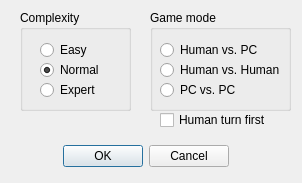
<?xml version="1.0" encoding="UTF-8"?>
<ui version="4.0">
 <class>SettingsDialog</class>
 <widget class="QDialog" name="SettingsDialog">
  <property name="geometry">
   <rect>
    <x>0</x>
    <y>0</y>
    <width>302</width>
    <height>183</height>
   </rect>
  </property>
  <property name="windowTitle">
   <string>Dialog</string>
  </property>
  <property name="modal">
   <bool>true</bool>
  </property>
  <widget class="QDialogButtonBox" name="buttonBox">
   <property name="geometry">
    <rect>
     <x>50</x>
     <y>140</y>
     <width>191</width>
     <height>32</height>
    </rect>
   </property>
   <property name="orientation">
    <enum>Qt::Orientation::Horizontal</enum>
   </property>
   <property name="standardButtons">
    <set>QDialogButtonBox::StandardButton::Cancel|QDialogButtonBox::StandardButton::Ok</set>
   </property>
   <property name="centerButtons">
    <bool>true</bool>
   </property>
  </widget>
  <widget class="QGroupBox" name="groupBox">
   <property name="geometry">
    <rect>
     <x>20</x>
     <y>10</y>
     <width>111</width>
     <height>101</height>
    </rect>
   </property>
   <property name="title">
    <string>Complexity</string>
   </property>
   <widget class="QRadioButton" name="rbComplexityEasy">
    <property name="geometry">
     <rect>
      <x>20</x>
      <y>30</y>
      <width>89</width>
      <height>20</height>
     </rect>
    </property>
    <property name="text">
     <string>Easy</string>
    </property>
    <property name="checkable">
     <bool>true</bool>
    </property>
   </widget>
   <widget class="QRadioButton" name="rbComplexityNormal">
    <property name="geometry">
     <rect>
      <x>20</x>
      <y>50</y>
      <width>89</width>
      <height>20</height>
     </rect>
    </property>
    <property name="text">
     <string>Normal</string>
    </property>
    <property name="checked">
     <bool>true</bool>
    </property>
   </widget>
   <widget class="QRadioButton" name="rbComplexityExpert">
    <property name="geometry">
     <rect>
      <x>20</x>
      <y>70</y>
      <width>89</width>
      <height>20</height>
     </rect>
    </property>
    <property name="text">
     <string>Expert</string>
    </property>
   </widget>
  </widget>
  <widget class="QGroupBox" name="groupBox_2">
   <property name="geometry">
    <rect>
     <x>150</x>
     <y>10</y>
     <width>141</width>
     <height>101</height>
    </rect>
   </property>
   <property name="title">
    <string>Game mode</string>
   </property>
   <widget class="QRadioButton" name="rbGameModeHumanPC">
    <property name="geometry">
     <rect>
      <x>10</x>
      <y>30</y>
      <width>101</width>
      <height>20</height>
     </rect>
    </property>
    <property name="text">
     <string>Human vs. PC</string>
    </property>
   </widget>
   <widget class="QRadioButton" name="rbGameModeHumanHuman">
    <property name="geometry">
     <rect>
      <x>10</x>
      <y>50</y>
      <width>121</width>
      <height>20</height>
     </rect>
    </property>
    <property name="text">
     <string>Human vs. Human</string>
    </property>
   </widget>
   <widget class="QRadioButton" name="rbGameModePCPC">
    <property name="geometry">
     <rect>
      <x>10</x>
      <y>70</y>
      <width>89</width>
      <height>20</height>
     </rect>
    </property>
    <property name="text">
     <string>PC vs. PC</string>
    </property>
   </widget>
  </widget>
  <widget class="QCheckBox" name="cbHumanTurnsFirst">
   <property name="geometry">
    <rect>
     <x>160</x>
     <y>110</y>
     <width>121</width>
     <height>20</height>
    </rect>
   </property>
   <property name="text">
    <string>Human turn first</string>
   </property>
  </widget>
 </widget>
 <resources/>
 <connections>
  <connection>
   <sender>buttonBox</sender>
   <signal>accepted()</signal>
   <receiver>SettingsDialog</receiver>
   <slot>accept()</slot>
   <hints>
    <hint type="sourcelabel">
     <x>248</x>
     <y>254</y>
    </hint>
    <hint type="destinationlabel">
     <x>157</x>
     <y>274</y>
    </hint>
   </hints>
  </connection>
  <connection>
   <sender>buttonBox</sender>
   <signal>rejected()</signal>
   <receiver>SettingsDialog</receiver>
   <slot>reject()</slot>
   <hints>
    <hint type="sourcelabel">
     <x>316</x>
     <y>260</y>
    </hint>
    <hint type="destinationlabel">
     <x>286</x>
     <y>274</y>
    </hint>
   </hints>
  </connection>
 </connections>
</ui>
